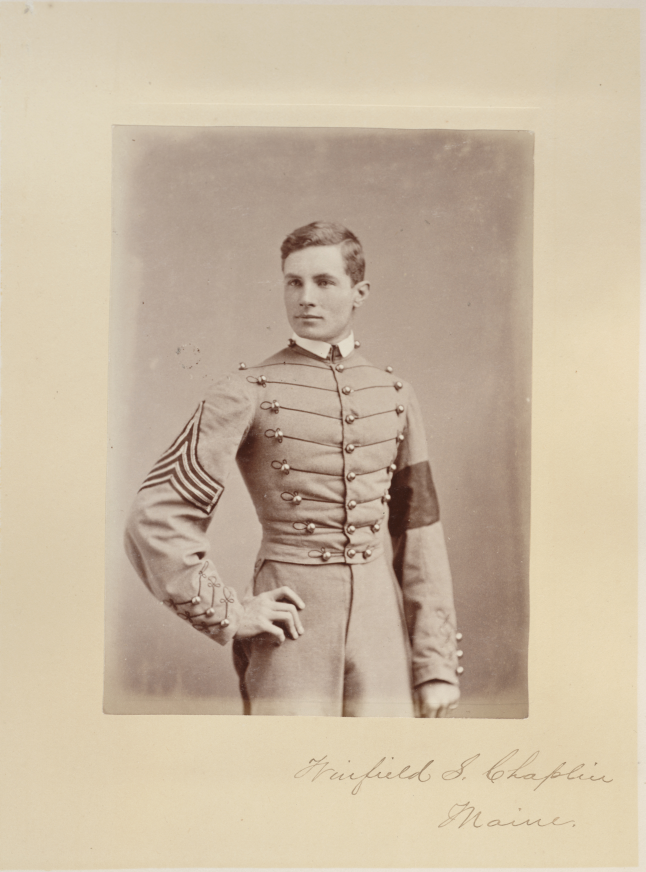
#> input picture CV/chap.jpg, 2581 x 3488 px (shown at 1/4 size)
$ python newtest.py
#> lines starting #> are read from the running program, lines starting #| are printed output that depends on the picture
import cv2

pic = cv2.imread('chap.jpg', cv2.IMREAD_COLOR)
#> pic is the input picture: shape (3488, 2581, 3); mean B, G, R 162.4, 185, 201.4
cv2.imwrite('iconCopy.jpg', pic)
picCopy = cv2.imread('iconCopy.jpg', cv2.IMREAD_COLOR)
k = 32
colorPallete = []

for row in range(0, len(picCopy), k):
    curRow = []
    for col in range(0, len(picCopy[0]), k):
        for xcol in range(k):
            for jrow in range(k):
                if (row + jrow < 3488 and col+xcol < 2581):
                    picCopy[row+jrow, col+xcol] = picCopy[row,col]
        curRow.append([picCopy[row][col][2]//1, picCopy[row][col][1]//1, picCopy[row][col][0]//1])

    colorPallete.append(curRow)
#> this loop made 109 passes
#> row on passes 2 to 13: 32, 64, 96, 128, 160, 192, 224, 256, 288, 320, 352, 384
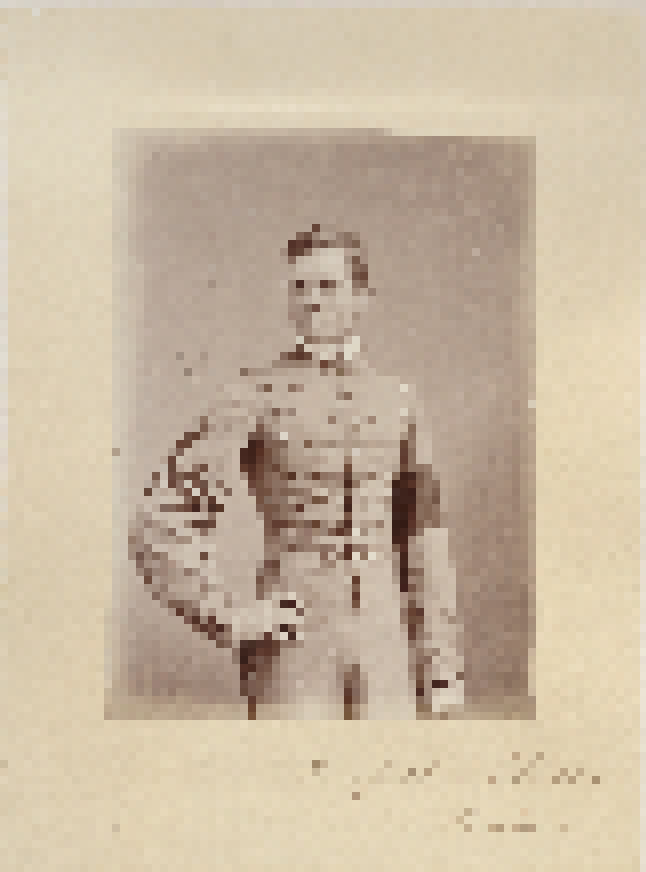
#> picCopy: shape (3488, 2581, 3) (shown at 1/4 size); mean B, G, R 162.4, 184.9, 201.4
#> after the loop, colorPallete = 109 items

print(colorPallete)
#> (printed output is left out)
#print(len(colorPallete) * len(colorPallete[0]))

cv2.imwrite('iconCopy2.jpg', picCopy)

# [8 lines of commented-out code are left out]
